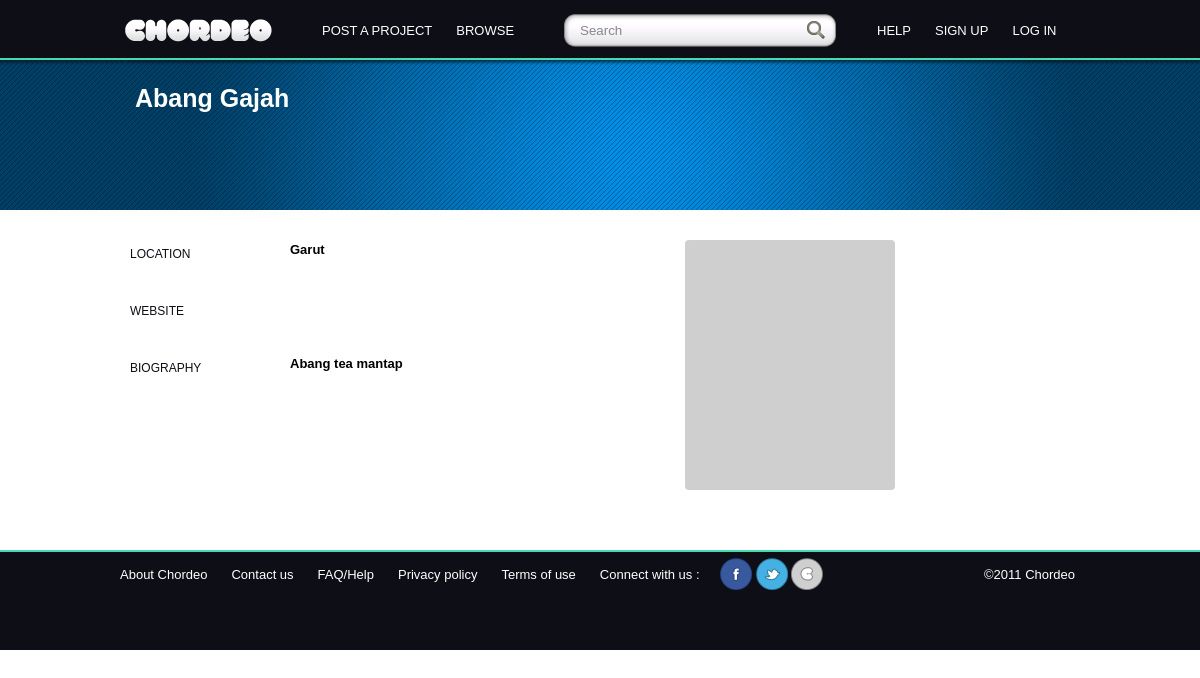
The app's page /user/profile/2 with its own data.
### tables this page shows
CREATE TABLE IF NOT EXISTS `ch_user` (
  `user_id` int(5) NOT NULL AUTO_INCREMENT,
  `avatar` varchar(100) DEFAULT 'profile.png',
  `username` varchar(50) NOT NULL,
  `email` varchar(50) NOT NULL,
  `name` varchar(100) NOT NULL,
  `bio` text,
  `website` varchar(30) NOT NULL,
  `location` varchar(50) DEFAULT NULL,
  `password` varchar(50) NOT NULL,
  `type` varchar(20) NOT NULL DEFAULT 'user',
  PRIMARY KEY (`user_id`)
);

### application/controllers/user.php (called while the page is built, shortened)
<?php if ( ! defined('BASEPATH')) exit('No direct script access allowed');
class User extends CI_Controller {
    function profile($id)
    {
        $data['profile']=$this->dataloader->user_profile($id);
    }
}

### index.php (called while the page is built, shortened)
<?php
require_once BASEPATH.'core/CodeIgniter.php';

### application/models/dataloader.php (the view, shortened to what this page needs)
<?php if ( ! defined('BASEPATH')) exit('No direct script access allowed');
class Dataloader extends CI_Model {
    function user_profile($id)
    {
        $rs='<div class="grid_12">';
	$q=$this->db->get_where("ch_user",array("user_id"=>$id));
        $row=$q->row();
        $rs .='
                <div class="grid_4 field">location</div>
                <div class="grid_7"><strong>'.$row->location.'</strong></div>
                <div class="clear"></div>
                <div class="space"></div>
                <div class="grid_4 field">website</div>
                <div class="grid_7"><strong>'.$row->website.'</strong></div>
                <div class="clear"></div>
                <div class="space"></div>
                <div class="grid_4 field">biography</div>
                <div class="grid_7"><strong>'.$row->bio.'</strong></div>
                <div class="clear"></div>
                <div class="space"></div>
                <a href="#" class="grid_4 button_save alpha push_4"></a>
            </div>
            <div class="grid_5 push_2 pp">
                    <img src="assets/images/'.$row->avatar.'">
            </div>';
        return $rs;
    }
}

### assets/960gs/960.css (style rules this page uses)
body { min-width: 960px; }
.grid_1, .grid_2, .grid_3, .grid_4, .grid_5, .grid_6, .grid_7, .grid_8, .grid_9, .grid_10, .grid_11, .grid_12, .grid_13, .grid_14, .grid_15, .grid_16 { display: inline; float: left; margin-left: 10px; margin-right: 10px; }
.push_1, .pull_1, .push_2, .pull_2, .push_3, .pull_3, .push_4, .pull_4, .push_5, .pull_5, .push_6, .pull_6, .push_7, .pull_7, .push_8, .pull_8, .push_9, .pull_9, .push_10, .pull_10, .push_11, .pull_11, .push_12, .pull_12, .push_13, .pull_13, .push_14, .pull_14, .push_15, .pull_15 { position: relative; }

### assets/960gs/960_24_col.css (style rules this page uses)
body { min-width: 960px; }
.grid_1, .grid_2, .grid_3, .grid_4, .grid_5, .grid_6, .grid_7, .grid_8, .grid_9, .grid_10, .grid_11, .grid_12, .grid_13, .grid_14, .grid_15, .grid_16, .grid_17, .grid_18, .grid_19, .grid_20, .grid_21, .grid_22, .grid_23, .grid_24 { display: inline; float: left; margin-left: 5px; margin-right: 5px; }
.push_1, .pull_1, .push_2, .pull_2, .push_3, .pull_3, .push_4, .pull_4, .push_5, .pull_5, .push_6, .pull_6, .push_7, .pull_7, .push_8, .pull_8, .push_9, .pull_9, .push_10, .pull_10, .push_11, .pull_11, .push_12, .pull_12, .push_13, .pull_13, .push_14, .pull_14, .push_15, .pull_15, .push_16, .pull_16, .push_17, .pull_17, .push_18, .pull_18, .push_19, .pull_19, .push_20, .pull_20, .push_21, .pull_21, .push_22, .pull_22, .push_23, .pull_23 { position: relative; }
.container_24 .grid_4 { width: 150px; }
.container_24 .grid_5 { width: 190px; }
.container_24 .grid_7 { width: 270px; }
.container_24 .grid_12 { width: 470px; }
.container_24 .push_2 { left: 80px; }

### assets/style/style.css (style rules this page uses)
body { font-family:Helvetica, Arial, sans-serif; font: 13px/1.5 Helvetica, Arial, sans-serif; }
.space { height:30px; background:#FFFFFF; }
.field { color:#0d0e16; text-transform:uppercase; height:22px; padding-top:5px; font-size:12px; }
.pp { height:230px; background-color:#cfcfcf; border-radius:4px; padding: 10px; }

### records on screen
ch_user: location "Garut", bio "Abang tea mantap", avatar (placeholder picture)

### other values on screen
$name "Abang Gajah"
